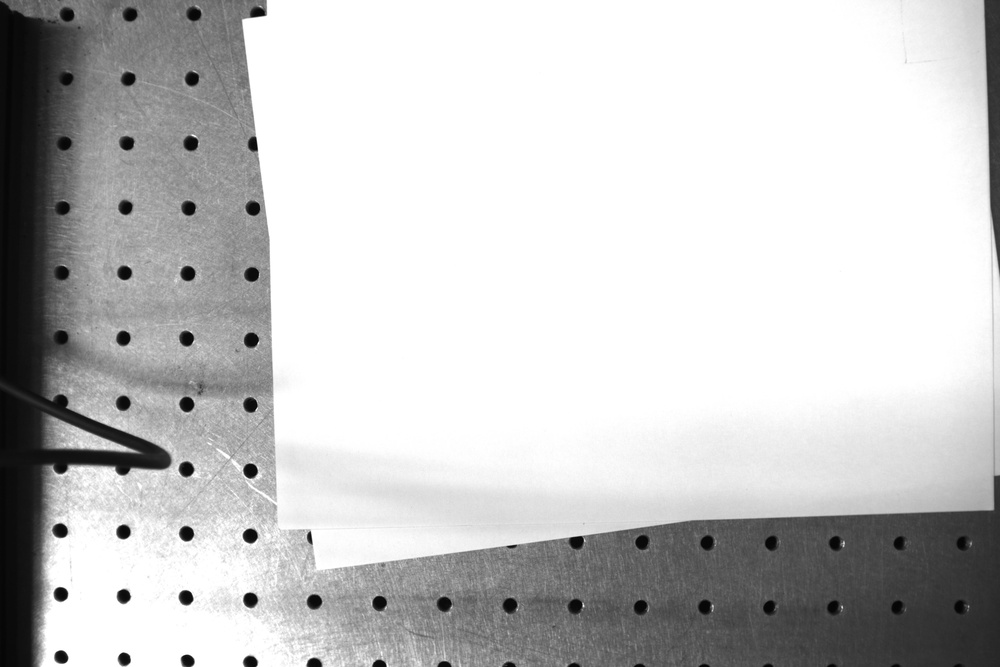
#> input picture py/cultural_heritage_imaging/script/image.jpg, 1000 x 667 px, shrunk from 5472 x 3648 before the run, found by its file name
$ python create_img_mask.py
#> lines starting #> are read from the running program, lines starting #| are printed output that depends on the picture; after the words box and inside, x2 and y2 are one past the last pixel; in counts of white or black regions, pixels touching at a corner belong together
import cv2
import numpy as np

# Load the image
image_path = 'path/to/your/image.jpg'
image = cv2.imread(image_path, cv2.IMREAD_GRAYSCALE)
#> image is the input picture: shape (667, 1000); min 2, max 255, mean 197.5
if image is None: # Check if image is loaded successfully
    print(f"Error: Unable to load image {image_path}")

# Apply GaussianBlur to reduce noise and improve contour detection
blurred = cv2.GaussianBlur(image, (5, 5), 0)

# Apply a binary threshold to the image
_, binary = cv2.threshold(blurred, 127, 255, cv2.THRESH_BINARY_INV)
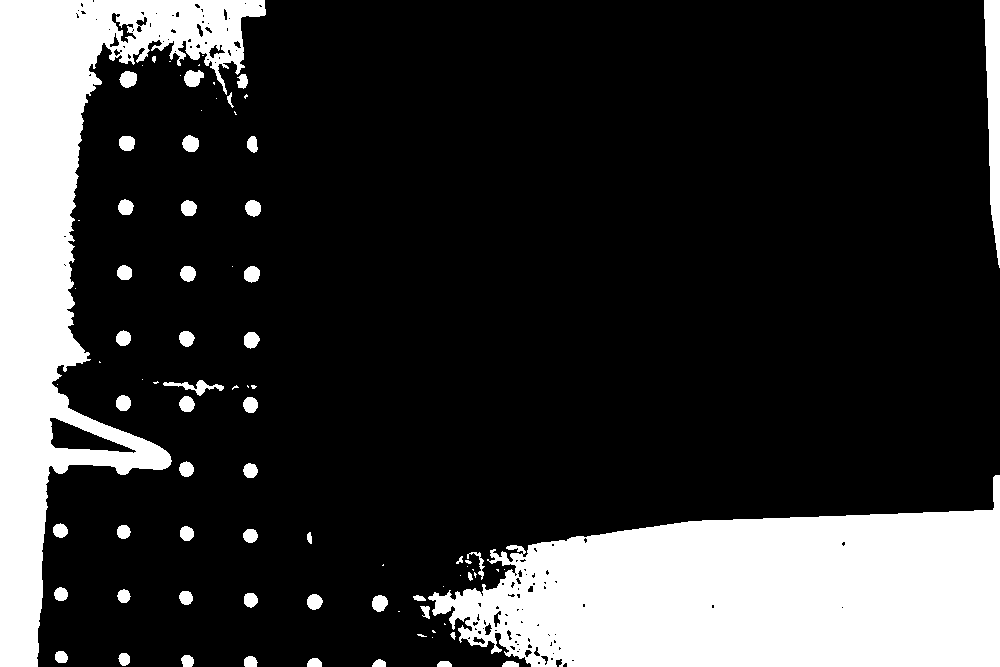
#> binary: shape (667, 1000); 21% white; 85 white regions (34 under 20 px), largest, box (x1, y1, x2, y2) and area: (428, 475, 1000, 667) 73816, (0, 0, 266, 667) 55730, (984, 0, 1000, 268) 2917

# Create an empty mask
mask = np.zeros_like(image)

# Draw the largest contour on the mask
#> (the run stopped early here; a loop or call above may not have finished)

$ run again, with py/cultural_heritage_imaging/script/Image1.jpg copied over py/cultural_heritage_imaging/script/image.jpg
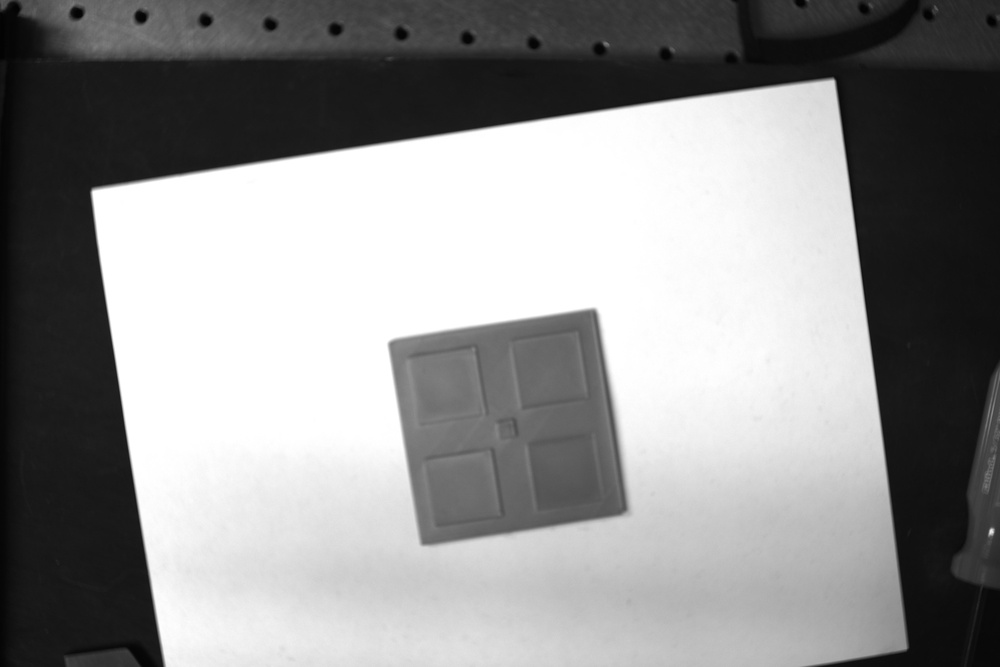
#> input picture py/cultural_heritage_imaging/script/Image1.jpg, 1000 x 667 px, shrunk from 5472 x 3648 before the run, found by its file name
#> image is the input picture: shape (667, 1000); min 1, max 255, mean 145.2
#> `_, binary = cv2.threshold(blurred, 127, 255, cv2.THRESH_BINARY_INV)`:
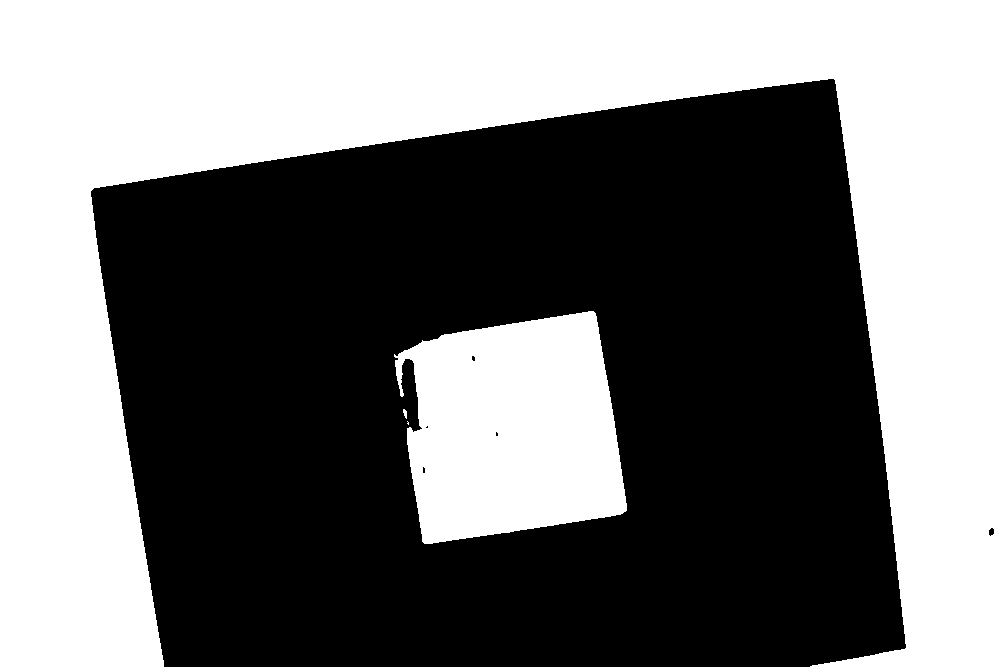
#> binary: shape (667, 1000); 45.8% white; 4 white regions (1 under 20 px), largest, box (x1, y1, x2, y2) and area: (0, 0, 1000, 667) 264061, (394, 311, 627, 544) 41255, (403, 409, 407, 419) 27
